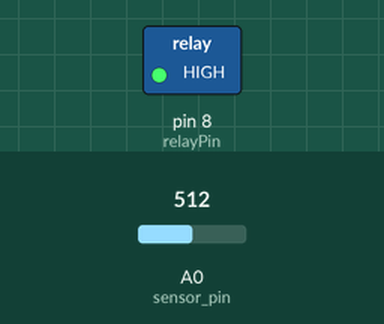
A sketch run on a simulated Arduino Uno, built with avr-gcc and run on an emulated ATmega328P. On the bench: switched loads named in the sketch (green lamp = pin HIGH). The test bench sets the inputs (shaded band); at power-on: A0 (sensor_pin) = 512. The local clock reads 2024-03-15 10:24:30 at power-on unless the sketch sets it; what the sketch prints to the serial monitor is not drawn.

Above: at 3.0 s.
At 19.5 s:
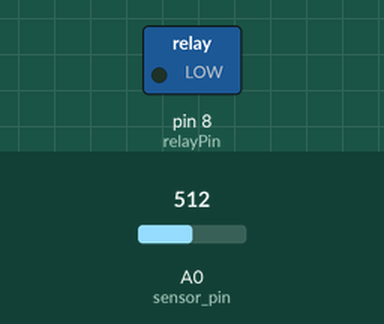
Timing chart, 0 to 44.9 s (numbered marks = the images above):
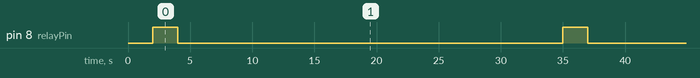

Measured:
- by itself, pin 8 (relayPin): alternates HIGH for 2.0 s and LOW for 31.0 s

The sketch:

Uno_Relay_Sensor_Rtc_Initial_version.ino
```cpp
//AIS - Initial version

#include "RTClib.h"
#include <Wire.h>

RTC_DS3231 RTC;

int relayPin = 8;    // Relay Pin
int sensor_pin = A0; // Soil Sensor input at Analog PIN A0
int output_value ;

void setup()
{
  Serial.begin(9600);
  Wire.begin();
  RTC.begin();
  pinMode(relayPin, OUTPUT);
  pinMode(sensor_pin, INPUT);
  Serial.println("Reading From the Sensor ...");
  delay(2000);
}

void loop()
{
 DateTime now = RTC.now();  //RTC will be used to set night break

    Serial.print(now.year(), DEC);
    Serial.print('/');
    Serial.print(now.month(), DEC);
    Serial.print('/');
    Serial.print(now.day(), DEC);
    Serial.print(' ');
    Serial.print(now.hour(), DEC);
    Serial.print(':');
    Serial.print(now.minute(), DEC);
    Serial.print(':');
    Serial.print(now.second(), DEC);
    Serial.println();

 output_value= analogRead(sensor_pin);
 output_value = map(output_value,550,10,0,100);
 Serial.print("Mositure : ");
 Serial.print(output_value);
 Serial.println("%");    //Read and print of the soil moisture level in Serial monitor

 if(output_value>45){                //condition set to turn on water pump when sensor output is lower then 45%
  digitalWrite(relayPin, LOW);
 }
 else
 {
  digitalWrite(relayPin, HIGH);      //when the condition met, pump will work 2 sec and wait 30 sec then the condition is checked once again.
  Serial.print("Powering water pump");
  delay(2000);
  digitalWrite(relayPin, LOW);
  delay(30000);
 }
 delay(1000);
}
```
